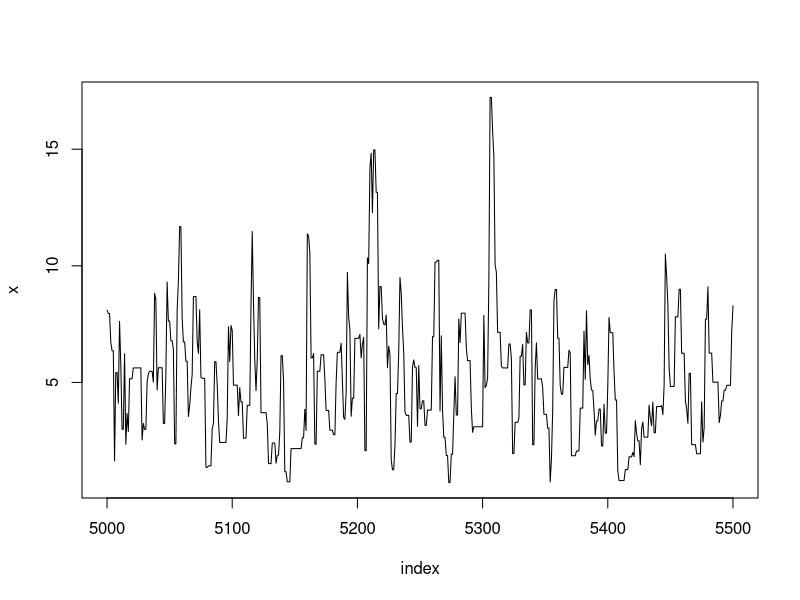
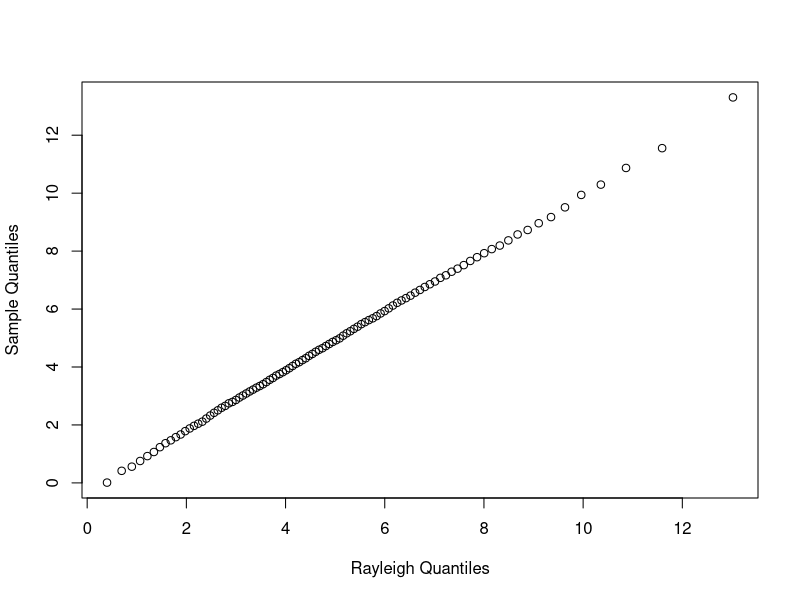
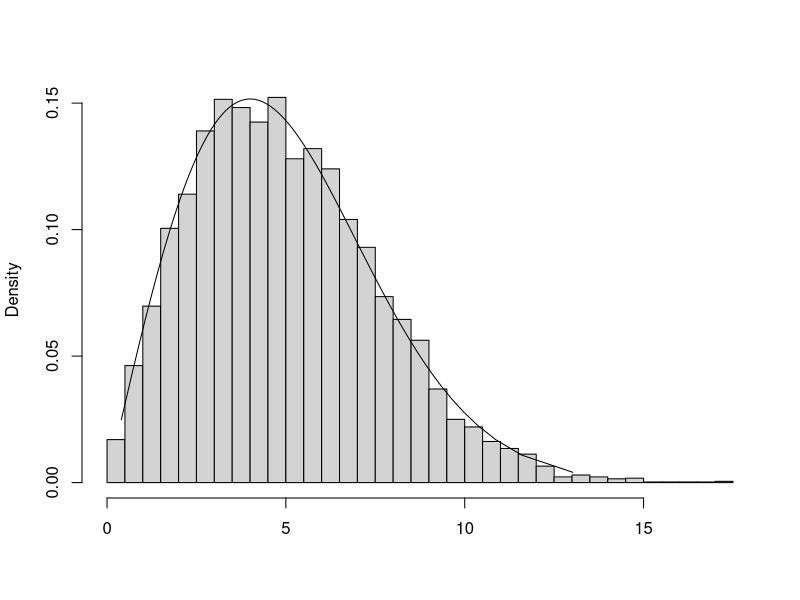
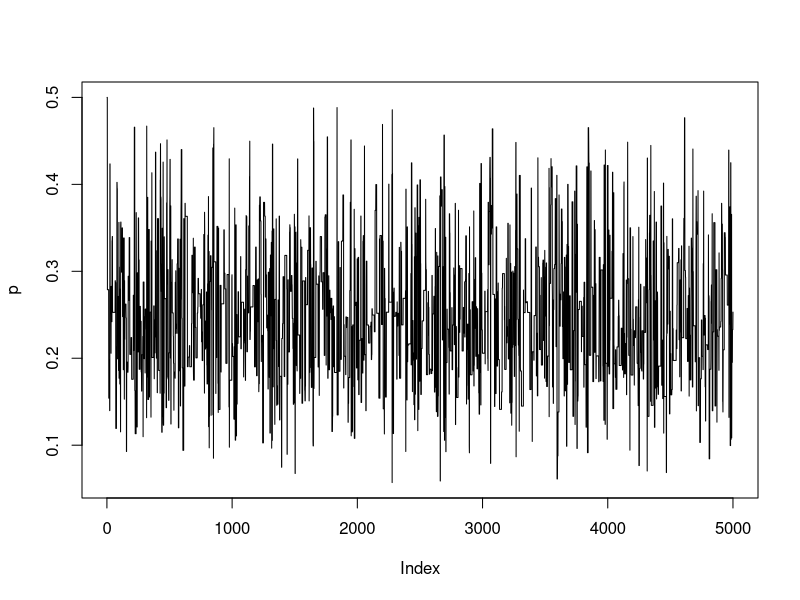
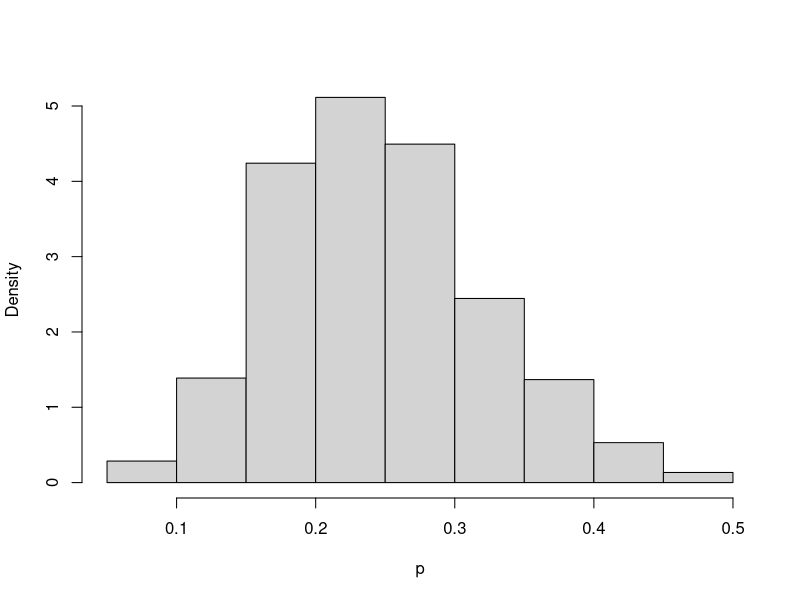
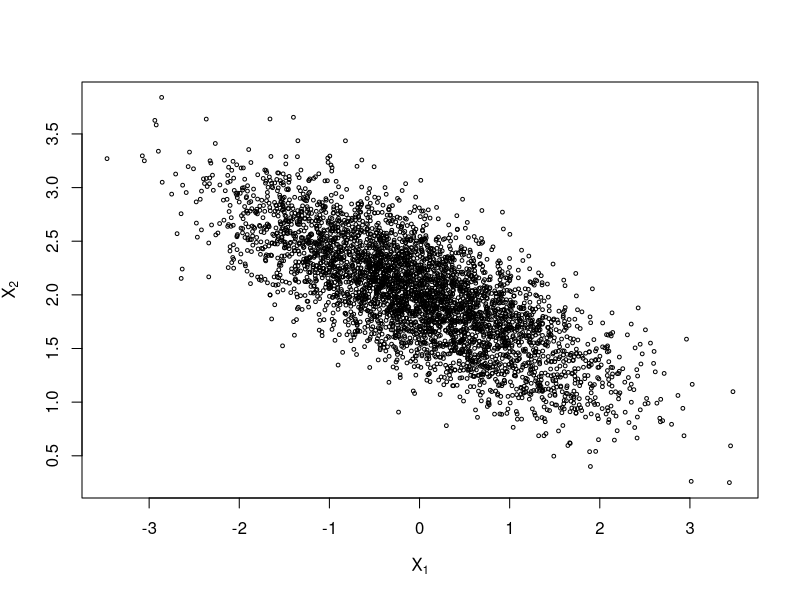
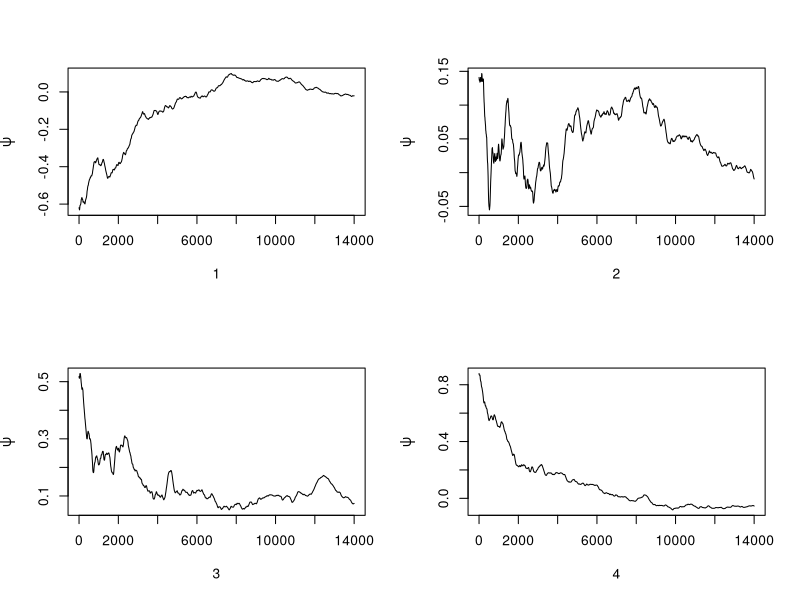
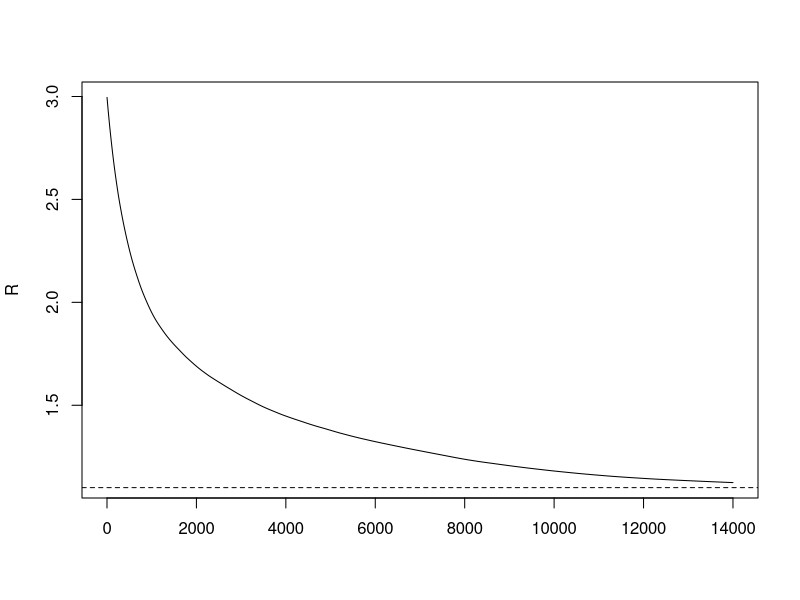

Generate these figures, in order, with R:

# (Metropolis-Hastings sampler)

    f <- function(x, sigma) {
        if (any(x < 0)) return (0)
        stopifnot(sigma > 0)
        return((x / sigma^2) * exp(-x^2 / (2*sigma^2)))
    }

    m <- 10000
    sigma <- 4
    x <- numeric(m)
    x[1] <- rchisq(1, df=1)
    k <- 0
    u <- runif(m)

    for (i in 2:m) {
        xt <- x[i-1]
        y <- rchisq(1, df = xt)
        num <- f(y, sigma) * dchisq(xt, df = y)
        den <- f(xt, sigma) * dchisq(y, df = xt)
        if (u[i] <= num/den) x[i] <- y else {
             x[i] <- xt
             k <- k+1     #y is rejected
             }
        }

    print(k)

    index <- 5000:5500
    y1 <- x[index]
    plot(index, y1, type="l", main="", ylab="x")


#Previous continued

    b <- 2001      #discard the burnin sample
    y <- x[b:m]
    a <- ppoints(100)
    QR <- sigma * sqrt(-2 * log(1 - a))  #quantiles of Rayleigh
    Q <- quantile(x, a)

    qqplot(QR, Q, main="",
        xlab="Rayleigh Quantiles", ylab="Sample Quantiles")

    hist(y, breaks="scott", main="", xlab="", freq=FALSE)
    lines(QR, f(QR, 4))


# (Random walk Metropolis) 

    rw.Metropolis <- function(n, sigma, x0, N) {
        x <- numeric(N)
        x[1] <- x0
        u <- runif(N)
        k <- 0
        for (i in 2:N) {
            y <- rnorm(1, x[i-1], sigma)
                if (u[i] <= (dt(y, n) / dt(x[i-1], n)))
                x[i] <- y  else {
                    x[i] <- x[i-1]
                    k <- k + 1
                }
            }
        return(list(x=x, k=k))
        }

    n <- 4  #degrees of freedom for target Student t dist.
    N <- 2000
    sigma <- c(.05, .5, 2,  16)

    x0 <- 25
    rw1 <- rw.Metropolis(n, sigma[1], x0, N)
    rw2 <- rw.Metropolis(n, sigma[2], x0, N)
    rw3 <- rw.Metropolis(n, sigma[3], x0, N)
    rw4 <- rw.Metropolis(n, sigma[4], x0, N)

    #number of candidate points rejected
    print(c(rw1$k, rw2$k, rw3$k, rw4$k))
    
#Previous continued

    a <- c(.05, seq(.1, .9, .1), .95)
    Q <- qt(a, n)
    rw <- cbind(rw1$x, rw2$x, rw3$x, rw4$x)
    mc <- rw[501:N, ]
    Qrw <- apply(mc, 2, function(x) quantile(x, a))
    print(round(cbind(Q, Qrw), 3))
    xtable::xtable(round(cbind(Q, Qrw), 3)) #latex format

#(Bayesian inference: A simple investment model)

    b <- .2          #actual value of beta
    w <- .25         #width of the uniform support set
    m <- 5000        #length of the chain
    burn <- 1000     #burn-in time
    days <- 250
    x <- numeric(m)  #the chain

    # generate the observed frequencies of winners
    i <- sample(1:5, size=days, replace=TRUE,
            prob=c(1, 1-b, 1-2*b, 2*b, b))
    win <- tabulate(i)
    print(win)

    prob <- function(y, win) {
        # computes (without the constant) the target density
        if (y < 0 || y >= 0.5)
            return (0)
        return((1/3)^win[1] *
            ((1-y)/3)^win[2] * ((1-2*y)/3)^win[3] *
                ((2*y)/3)^win[4] * (y/3)^win[5])
    }

    u <- runif(m)         #for accept/reject step
    v <- runif(m, -w, w)  #proposal distribution
    x[1] <- .25
    for (i in 2:m) {
        y <- x[i-1] + v[i]
        if (u[i] <= prob(y, win) / prob(x[i-1], win))
            x[i] <- y  else
                x[i] <- x[i-1]
    }

    print(win)
    print(round(win/days, 3))
    print(round(c(1, 1-b, 1-2*b, 2*b, b)/3, 3))
    xb <- x[(burn+1):m]
    print(mean(xb))
    

#(Independence sampler)

    m <- 5000 #length of chain
    xt <- numeric(m)
    a <- 1             #parameter of Beta(a,b) proposal dist.
    b <- 1             #parameter of Beta(a,b) proposal dist.
    p <- .2            #mixing parameter
    n <- 30            #sample size
    mu <- c(0, 5)      #parameters of the normal densities
    sigma <- c(1, 1)

    # generate the observed sample
    i <- sample(1:2, size=n, replace=TRUE, prob=c(p, 1-p))
    x <- rnorm(n, mu[i], sigma[i])

    # generate the independence sampler chain
    u <- runif(m)
    y <- rbeta(m, a, b)      #proposal distribution
    xt[1] <- .5

    for (i in 2:m) {
        fy <- y[i] * dnorm(x, mu[1], sigma[1]) +
                (1-y[i]) * dnorm(x, mu[2], sigma[2])
        fx <- xt[i-1] * dnorm(x, mu[1], sigma[1]) +
                (1-xt[i-1]) * dnorm(x, mu[2], sigma[2])

        r <- prod(fy / fx) *
               (xt[i-1]^(a-1) * (1-xt[i-1])^(b-1)) /
                 (y[i]^(a-1) * (1-y[i])^(b-1))

        if (u[i] <= r) xt[i] <- y[i] else
            xt[i] <- xt[i-1]
        }

    plot(xt, type="l", ylab="p")
    hist(xt[101:m], main="", xlab="p", prob=TRUE)
    print(mean(xt[101:m]))
    

#(Gibbs sampler: Bivariate distribution)

    #initialize constants and parameters
    N <- 5000               #length of chain
    burn <- 1000            #burn-in length
    X <- matrix(0, N, 2)    #the chain, a bivariate sample

    rho <- -.75             #correlation
    mu1 <- 0
    mu2 <- 2
    sigma1 <- 1
    sigma2 <- .5
    s1 <- sqrt(1-rho^2)*sigma1
    s2 <- sqrt(1-rho^2)*sigma2

    ###### generate the chain #####

    X[1, ] <- c(mu1, mu2)            #initialize

    for (i in 2:N) {
        x2 <- X[i-1, 2]
        m1 <- mu1 + rho * (x2 - mu2) * sigma1/sigma2
        X[i, 1] <- rnorm(1, m1, s1)
        x1 <- X[i, 1]
        m2 <- mu2 + rho * (x1 - mu1) * sigma2/sigma1
        X[i, 2] <- rnorm(1, m2, s2)
    }

    b <- burn + 1
    x <- X[b:N, ]

    # compare sample statistics to parameters
    colMeans(x)
    cov(x)
    cor(x)

    plot(x, main="", cex=.5, xlab=bquote(X[1]),
         ylab=bquote(X[2]), ylim=range(x[,2]))
         
#(Gelman-Rubin method of monitoring convergence)

    Gelman.Rubin <- function(psi) {
        # psi[i,j] is the statistic psi(X[i,1:j])
        # for chain in i-th row of X
        psi <- as.matrix(psi)
        n <- ncol(psi)
        k <- nrow(psi)

        psi.means <- rowMeans(psi)     #row means
        B <- n * var(psi.means)        #between variance est.
        psi.w <- apply(psi, 1, "var")  #within variances
        W <- mean(psi.w)               #within est.
        v.hat <- W*(n-1)/n + (B/n)     #upper variance est.
        r.hat <- v.hat / W             #G-R statistic
        return(r.hat)
        }

    normal.chain <- function(sigma, N, X1) {
        #generates a Metropolis chain for Normal(0,1)
        #with Normal(X[t], sigma) proposal distribution
        #and starting value X1
        x <- rep(0, N)
        x[1] <- X1
        u <- runif(N)

        for (i in 2:N) {
            xt <- x[i-1]
            y <- rnorm(1, xt, sigma)     #candidate point
            r1 <- dnorm(y, 0, 1) * dnorm(xt, y, sigma)
            r2 <- dnorm(xt, 0, 1) * dnorm(y, xt, sigma)
            r <- r1 / r2
            if (u[i] <= r) x[i] <- y else
                 x[i] <- xt
            }
        return(x)
        }

    sigma <- .2     #parameter of proposal distribution
    k <- 4          #number of chains to generate
    n <- 15000      #length of chains
    b <- 1000       #burn-in length

    #choose overdispersed initial values
    x0 <- c(-10, -5, 5, 10)

    #generate the chains
    X <- matrix(0, nrow=k, ncol=n)
    for (i in 1:k)
        X[i, ] <- normal.chain(sigma, n, x0[i])

    #compute diagnostic statistics
    psi <- t(apply(X, 1, cumsum))
    for (i in 1:nrow(psi))
        psi[i,] <- psi[i,] / (1:ncol(psi))
    print(Gelman.Rubin(psi))

    #plot psi for the four chains
    par(mfrow=c(2,2))
    for (i in 1:k)
        plot(psi[i, (b+1):n], type="l",
            xlab=i, ylab=bquote(psi))
    par(mfrow=c(1,1)) #restore default

    #plot the sequence of R-hat statistics
    rhat <- rep(0, n)
    for (j in (b+1):n)
        rhat[j] <- Gelman.Rubin(psi[,1:j])
    plot(rhat[(b+1):n], type="l", xlab="", ylab="R")
    abline(h=1.1, lty=2)


# (Coal mining disasters)

    library(boot)     #for coal data
    data(coal)
    year <- floor(coal)
    y <- table(year)
    plot(y)  #a time plot

    y <- floor(coal[[1]])
    y <- tabulate(y)
    y <- y[1851:length(y)]

    # Gibbs sampler for the coal mining change point

    # initialization
    n <- length(y)    #length of the data
    m <- 1000         #length of the chain
    mu <- lambda <- k <- numeric(m)
    L <- numeric(n)
    k[1] <- sample(1:n, 1)
    mu[1] <- 1
    lambda[1] <- 1
    b1 <- 1
    b2 <- 1

    # run the Gibbs sampler
    for (i in 2:m) {
        kt <- k[i-1]

        #generate mu
        r <- .5 + sum(y[1:kt])
        mu[i] <- rgamma(1, shape = r, rate = kt + b1)

        #generate lambda
        if (kt + 1 > n) r <- .5 + sum(y) else
            r <- .5 + sum(y[(kt+1):n])
        lambda[i] <- rgamma(1, shape = r, rate = n - kt + b2)

        #generate b1 and b2
        b1 <- rgamma(1, shape = .5, rate = mu[i]+1)
        b2 <- rgamma(1, shape = .5, rate = lambda[i]+1)

        for (j in 1:n) {
            L[j] <- exp((lambda[i] - mu[i]) * j) *
                          (mu[i] / lambda[i])^sum(y[1:j])
            }
        L <- L / sum(L)

        #generate k from discrete distribution L on 1:n
        k[i] <- sample(1:n, prob=L, size=1)
    }

    b <- 201
    j <- k[b:m]
    print(mean(k[b:m]))
    print(mean(lambda[b:m]))
    print(mean(mu[b:m]))
